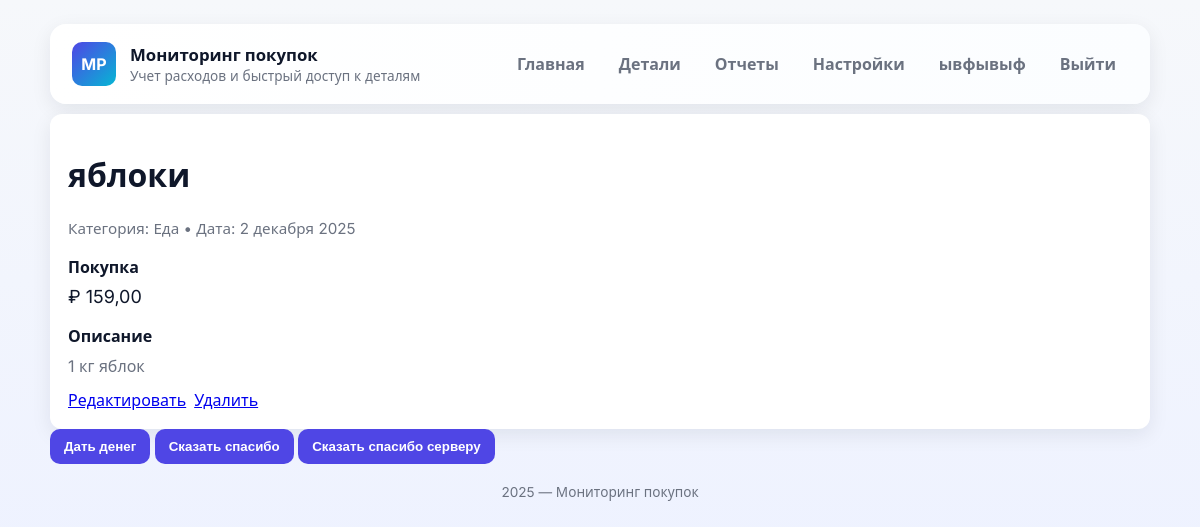
Page /detail/5 (signed in) on the committed database.
### users/models.py (models this page shows, shortened)
class Profile(models.Model):
    user = models.OneToOneField(User, on_delete=models.CASCADE, related_name='profile')
    first_name = models.CharField(
        max_length=30,
        verbose_name='Имя',
        blank=True
    )
    last_name = models.CharField(
        max_length=30,
        verbose_name='Фамилия',
        blank=True
    )
    class Meta:
        verbose_name = 'Профиль пользователя'
        verbose_name_plural = 'Профили пользователей'

### core/models.py (models this page shows, shortened)
class Purchases(models.Model):
    user = models.ForeignKey(
        User,
        on_delete=models.CASCADE,
        verbose_name='Пользователь',
        related_name='purchases'
    )
    title = models.CharField(
        max_length=200,
        verbose_name='Название товара'
    )
    cost = models.DecimalField(
        max_digits=10,
        decimal_places=2,
        verbose_name='Стоимость'
    )
    buy_date = models.DateField(
        verbose_name='Дата покупки'
    )
    description = models.TextField(
        verbose_name='Описание',
        null=True,
        blank=True
    )
    class Meta:
        verbose_name = 'Покупки'
        verbose_name_plural = 'Покупка'
        ordering = ['-buy_date']

### core/views.py (the view)
# urls.py: path('detail/<int:purchase_id>',  detail_buy, name='detail_buy'),
@login_required
def detail_buy(request, purchase_id):
    purchases = Purchases.objects.get(id=purchase_id)
    context = {
        'purchases': purchases,
    }
    return render(request, 'buy/detail.html', context)

### templates/buy/detail.html
{% extends 'base.html' %}
{% block content %}
        <div class="card">
            <div class="grid">
                <div>
                    <h1>{{ purchases.title }}</h1>
                    <div class="meta">Категория: Еда • Дата: {{ purchases.buy_date|date:"j E Y" }}</div>
                        <section style="margin-top:18px">
                        <h2 style="margin:0 0 8px 0;font-size:1rem">Покупка</h2>
                        <div class="detail-row">
                            <div>₽ {{ purchases.cost }}</div>
                        </div>
                    </section>
                    <section style="margin-top:18px">
                        <h2 style="margin:0 0 8px 0;font-size:1rem">Описание</h2>
                        <p style="margin:0;color:var(--muted)">{{ purchases.description }}</p>
                    </section>
                </div>
                <aside>
                    <div style="margin-top:12px;display:flex;gap:8px">
                        <a href="{% url 'detail_edit' purchases.id %}">Редактировать</a>
                        <a href="{% url 'detail_delete' purchases.id %}">Удалить</a>
                    </div>
                </aside>
            </div>
        </div>
{% endblock %}

### templates/base.html (shortened to what this page needs)
{% load static %}
<!DOCTYPE html>
<html lang="ru">
<head>
    <link rel="stylesheet" href="{% static 'css/style.css' %}">
</head>
<body>
    <div class="container">
        <header class="site-header" role="banner">
            <div class="brand">
                <div class="logo">MP</div>
                <div>
                    <h1>Мониторинг покупок</h1>
                    <div style="font-size:0.85rem;color:var(--muted)">Учет расходов и быстрый доступ к деталям</div>
                </div>
            </div>
            <nav class="menu" role="navigation" aria-label="Главное меню">
                <a href="/">Главная</a>
                <a href="/detail/">Детали</a>
                <a href="#">Отчеты</a>
                <a href="#">Настройки</a>
                {% if request.user.is_authenticated %}
                <a class="right">{{ request.user.profile.first_name }}</a>
                <a class="right" href="{% url 'logout' %}">Выйти</a>
                {% else %}
                <a class="right" href="{% url 'login' %}">Войти</a>
                {% endif %}
            </nav>
        </header>
        {% block content %}
        {% endblock %}
<button id="give">Дать денег</button>
<button id="thx">Сказать спасибо</button>
<button id="server">Сказать спасибо серверу</button>
        <footer class="site-footer">
            2025 — Мониторинг покупок
        </footer>
    </div>
</body>
</html>

### static/css/style.css (style rules this page uses)
:root { --bg: #f6f8fb; --card: #ffffff; --muted: #6b7280; --accent: #4f46e5; --accent-2: #06b6d4; --success: #16a34a; --danger: #ef4444; --shadow: 0 6px 20px rgba(15, 23, 42, 0.08); --radius: 12px; font-family: 'Inter', system-ui, -apple-system, "Segoe UI", Roboto, "Helvetica Neue", Arial; color-scheme: light; }
* { box-sizing: border-box }
html, body { height: 100% }
body { margin: 0; background: linear-gradient(180deg, var(--bg), #eef2ff 70%); padding: 24px; -webkit-font-smoothing: antialiased; -moz-osx-font-smoothing: grayscale; color: #0f172a; }
.container { max-width: 1100px; margin: 0 auto }
header.site-header { display: flex; align-items: center; justify-content: space-between; padding: 18px 22px; background: linear-gradient(90deg, #fff, #fbfdff); border-radius: 16px; box-shadow: var(--shadow); }
.brand { display: flex; align-items: center; gap: 14px }
.logo { width: 44px; height: 44px; border-radius: 10px; display: grid; place-items: center; background: linear-gradient(135deg, var(--accent), var(--accent-2)); color: white; font-weight: 700 }
.brand h1 { margin: 0; font-size: 1.05rem }
nav.menu { display: flex; gap: 10px; align-items: center }
nav.menu a { color: var(--muted); text-decoration: none; padding: 8px 12px; border-radius: 10px; font-weight: 600 }
button { background: var(--accent); border: none; color: white; padding: 10px 14px; border-radius: 10px; font-weight: 700; cursor: pointer }
footer.site-footer { margin-top: 18px; text-align: center; color: var(--muted); font-size: 0.85rem }
.card { background: var(--card); padding: 18px; border-radius: var(--radius); box-shadow: var(--shadow); margin-top: 10px; }
.meta { color: var(--muted); font-size: 0.95rem; margin-bottom: 12px }
.detail-row { display: flex; gap:10px; font-size: large; }
.detail-row:last-child { border-bottom: none }
.right { float: right; }

### rows in the picture
Purchases: title "яблоки", buy_date "2 декабря 2025", cost "159,00", description "1 кг яблок"

### other values in the picture
{{ request.user.profile.first_name }} "ывфывыф"
